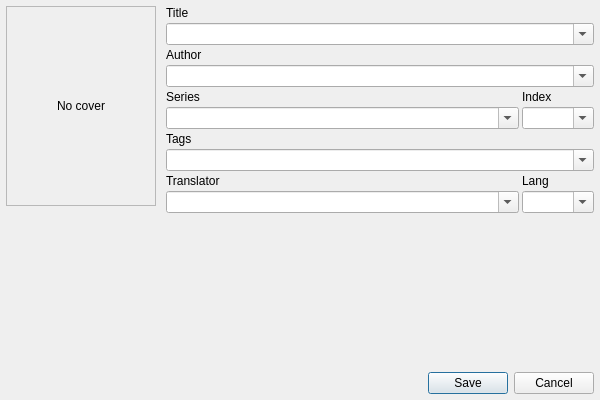
<?xml version="1.0" encoding="UTF-8"?>
<ui version="4.0">
 <class>Dialog</class>
 <widget class="QDialog" name="Dialog">
  <property name="geometry">
   <rect>
    <x>0</x>
    <y>0</y>
    <width>600</width>
    <height>400</height>
   </rect>
  </property>
  <property name="sizePolicy">
   <sizepolicy hsizetype="Fixed" vsizetype="Fixed">
    <horstretch>0</horstretch>
    <verstretch>0</verstretch>
   </sizepolicy>
  </property>
  <property name="minimumSize">
   <size>
    <width>600</width>
    <height>400</height>
   </size>
  </property>
  <property name="maximumSize">
   <size>
    <width>600</width>
    <height>400</height>
   </size>
  </property>
  <property name="windowTitle">
   <string>Edit metadata</string>
  </property>
  <layout class="QGridLayout" name="gridLayout_3">
   <property name="leftMargin">
    <number>6</number>
   </property>
   <property name="topMargin">
    <number>6</number>
   </property>
   <property name="rightMargin">
    <number>6</number>
   </property>
   <property name="bottomMargin">
    <number>6</number>
   </property>
   <property name="spacing">
    <number>3</number>
   </property>
   <item row="0" column="0">
    <layout class="QVBoxLayout" name="verticalLayout_3">
     <property name="spacing">
      <number>3</number>
     </property>
     <item>
      <layout class="QHBoxLayout" name="horizontalLayout" stretch="0,1">
       <property name="spacing">
        <number>10</number>
       </property>
       <item>
        <layout class="QVBoxLayout" name="verticalLayout_2">
         <property name="spacing">
          <number>3</number>
         </property>
         <item>
          <widget class="QLabel" name="coverImage">
           <property name="sizePolicy">
            <sizepolicy hsizetype="Fixed" vsizetype="Fixed">
             <horstretch>0</horstretch>
             <verstretch>0</verstretch>
            </sizepolicy>
           </property>
           <property name="minimumSize">
            <size>
             <width>150</width>
             <height>200</height>
            </size>
           </property>
           <property name="frameShape">
            <enum>QFrame::StyledPanel</enum>
           </property>
           <property name="text">
            <string>No cover</string>
           </property>
           <property name="alignment">
            <set>Qt::AlignCenter</set>
           </property>
          </widget>
         </item>
         <item>
          <spacer name="verticalSpacer">
           <property name="orientation">
            <enum>Qt::Vertical</enum>
           </property>
           <property name="sizeHint" stdset="0">
            <size>
             <width>20</width>
             <height>40</height>
            </size>
           </property>
          </spacer>
         </item>
        </layout>
       </item>
       <item>
        <layout class="QVBoxLayout" name="verticalLayout">
         <property name="spacing">
          <number>3</number>
         </property>
         <item>
          <widget class="QLabel" name="label_2">
           <property name="text">
            <string>Title</string>
           </property>
          </widget>
         </item>
         <item>
          <widget class="ComboEdit" name="titleEdit">
           <property name="editable">
            <bool>true</bool>
           </property>
          </widget>
         </item>
         <item>
          <widget class="QLabel" name="label_3">
           <property name="text">
            <string>Author</string>
           </property>
          </widget>
         </item>
         <item>
          <widget class="ComboEdit" name="authorEdit">
           <property name="maximumSize">
            <size>
             <width>16777215</width>
             <height>16777215</height>
            </size>
           </property>
           <property name="editable">
            <bool>true</bool>
           </property>
          </widget>
         </item>
         <item>
          <layout class="QGridLayout" name="gridLayout">
           <property name="spacing">
            <number>3</number>
           </property>
           <item row="0" column="0">
            <widget class="QLabel" name="label_4">
             <property name="text">
              <string>Series</string>
             </property>
            </widget>
           </item>
           <item row="0" column="1">
            <widget class="QLabel" name="label_5">
             <property name="text">
              <string>Index</string>
             </property>
            </widget>
           </item>
           <item row="1" column="0">
            <widget class="ComboEdit" name="seriesEdit">
             <property name="editable">
              <bool>true</bool>
             </property>
            </widget>
           </item>
           <item row="1" column="1">
            <widget class="ComboEdit" name="seriesIndexEdit">
             <property name="sizePolicy">
              <sizepolicy hsizetype="Fixed" vsizetype="Fixed">
               <horstretch>0</horstretch>
               <verstretch>0</verstretch>
              </sizepolicy>
             </property>
             <property name="editable">
              <bool>true</bool>
             </property>
            </widget>
           </item>
          </layout>
         </item>
         <item>
          <widget class="QLabel" name="label_6">
           <property name="text">
            <string>Tags</string>
           </property>
          </widget>
         </item>
         <item>
          <widget class="ComboEdit" name="tagsEdit">
           <property name="editable">
            <bool>true</bool>
           </property>
          </widget>
         </item>
         <item>
          <layout class="QGridLayout" name="gridLayout_2">
           <property name="spacing">
            <number>3</number>
           </property>
           <item row="0" column="0">
            <widget class="QLabel" name="label_8">
             <property name="text">
              <string>Translator</string>
             </property>
            </widget>
           </item>
           <item row="0" column="1">
            <widget class="QLabel" name="label_7">
             <property name="text">
              <string>Lang</string>
             </property>
            </widget>
           </item>
           <item row="1" column="0">
            <widget class="ComboEdit" name="translatorEdit">
             <property name="editable">
              <bool>true</bool>
             </property>
            </widget>
           </item>
           <item row="1" column="1">
            <widget class="ComboEdit" name="langEdit">
             <property name="sizePolicy">
              <sizepolicy hsizetype="Fixed" vsizetype="Fixed">
               <horstretch>0</horstretch>
               <verstretch>0</verstretch>
              </sizepolicy>
             </property>
             <property name="editable">
              <bool>true</bool>
             </property>
            </widget>
           </item>
          </layout>
         </item>
         <item>
          <spacer name="verticalSpacer_3">
           <property name="orientation">
            <enum>Qt::Vertical</enum>
           </property>
           <property name="sizeHint" stdset="0">
            <size>
             <width>20</width>
             <height>40</height>
            </size>
           </property>
          </spacer>
         </item>
        </layout>
       </item>
      </layout>
     </item>
     <item>
      <spacer name="verticalSpacer_2">
       <property name="orientation">
        <enum>Qt::Vertical</enum>
       </property>
       <property name="sizeHint" stdset="0">
        <size>
         <width>20</width>
         <height>40</height>
        </size>
       </property>
      </spacer>
     </item>
     <item>
      <layout class="QHBoxLayout" name="horizontalLayout_2">
       <item>
        <widget class="QDialogButtonBox" name="buttonBox">
         <property name="orientation">
          <enum>Qt::Horizontal</enum>
         </property>
         <property name="standardButtons">
          <set>QDialogButtonBox::Cancel|QDialogButtonBox::Save</set>
         </property>
        </widget>
       </item>
      </layout>
     </item>
    </layout>
   </item>
  </layout>
 </widget>
 <customwidgets>
  <customwidget>
   <class>ComboEdit</class>
   <extends>QComboBox</extends>
   <header>.comboedit.h</header>
  </customwidget>
 </customwidgets>
 <resources/>
 <connections>
  <connection>
   <sender>buttonBox</sender>
   <signal>accepted()</signal>
   <receiver>Dialog</receiver>
   <slot>accept()</slot>
   <hints>
    <hint type="sourcelabel">
     <x>248</x>
     <y>254</y>
    </hint>
    <hint type="destinationlabel">
     <x>157</x>
     <y>274</y>
    </hint>
   </hints>
  </connection>
  <connection>
   <sender>buttonBox</sender>
   <signal>rejected()</signal>
   <receiver>Dialog</receiver>
   <slot>reject()</slot>
   <hints>
    <hint type="sourcelabel">
     <x>316</x>
     <y>260</y>
    </hint>
    <hint type="destinationlabel">
     <x>286</x>
     <y>274</y>
    </hint>
   </hints>
  </connection>
 </connections>
</ui>
